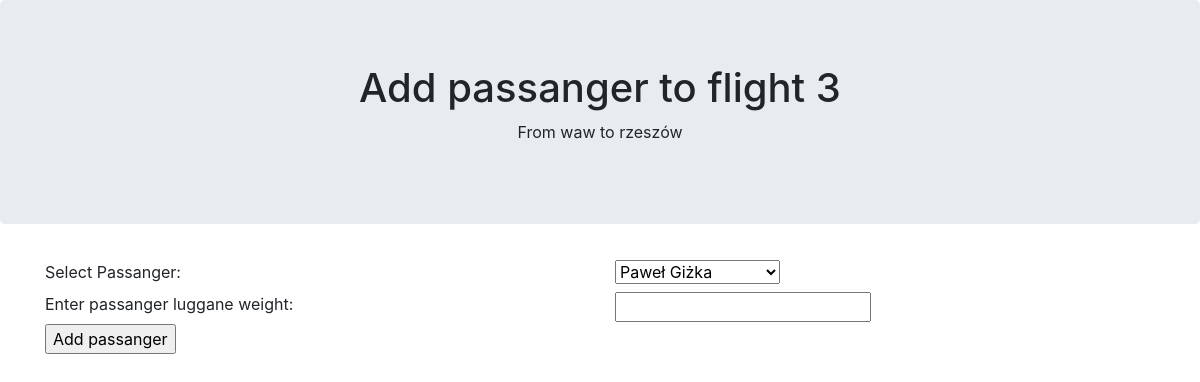
/airlinemanager/flights/3/add_passanger_form, run on the app's committed database.
### flightmanager/models.py (models this page shows)
class Flight(models.Model):
    start_date = models.DateTimeField()
    land_date = models.DateTimeField()
    start_airport = models.CharField(max_length=20)
    land_airport = models.CharField(max_length=20)
    airplane = models.ForeignKey(Airplane, on_delete=models.CASCADE)

### flightmanager/views.py (the view)
# urls.py: path('flights/<int:flight_id>/add_passanger_form', views.add_passanger_form, name='add_passanger_form'),
def add_passanger_form(request, flight_id):
    flight = get_object_or_404(Flight, pk=flight_id)
    passangers = Passanger.objects.all()
    return render(request, 'flightmanager/add_passanger.html', {'flight': flight, 'passangers': passangers})

### flightmanager/templates/flightmanager/add_passanger.html (shortened to what this page needs)
<!DOCTYPE html>
<html lang="en">
<head>
  <link rel="stylesheet" href="https://maxcdn.bootstrapcdn.com/bootstrap/4.1.0/css/bootstrap.min.css">
</head>
<body>
<div class="jumbotron text-center">
    <h1>Add passanger to flight {{ flight.id }}</h1>
    <p>From {{ flight.start_airport }} to {{ flight.land_airport }}</p>
</div>
<div class="container" style="margin-top: 3%">
    <form id="add_user" action="{% url 'flightmanager:add_passanger' flight.id %}" method="post">
        <div class="row">
            <div class="col-sm-6">
                <label for="sel1">Select Passanger:</label>
            </div>
            <div class="col-sm-6">
                <select name="select" form="add_user">
                {% for passanger in passangers %}
                    <option value="{{ passanger.id }}">{{ passanger.name }} {{ passanger.surname }}</option>
                {% endfor %}
                </select>
            </div>
            <div class="col-sm-6">
                <label for="luggage_weight">Enter passanger luggane weight:</label>
            </div>
            <div class="col-sm-6">
                <input name="luggage_weight" required="" id="luggage_weight" type="number">
            </div>
            <div class="col-sm-12">
                <input type="submit" value="Add passanger" />
            </div>
        </div>
    </form>
</div>
</body>
</html>

### data on the page
Flight: id "3", start_airport "waw", land_airport "rzeszów"

### other printed values
form field select "Paweł Giżka"
